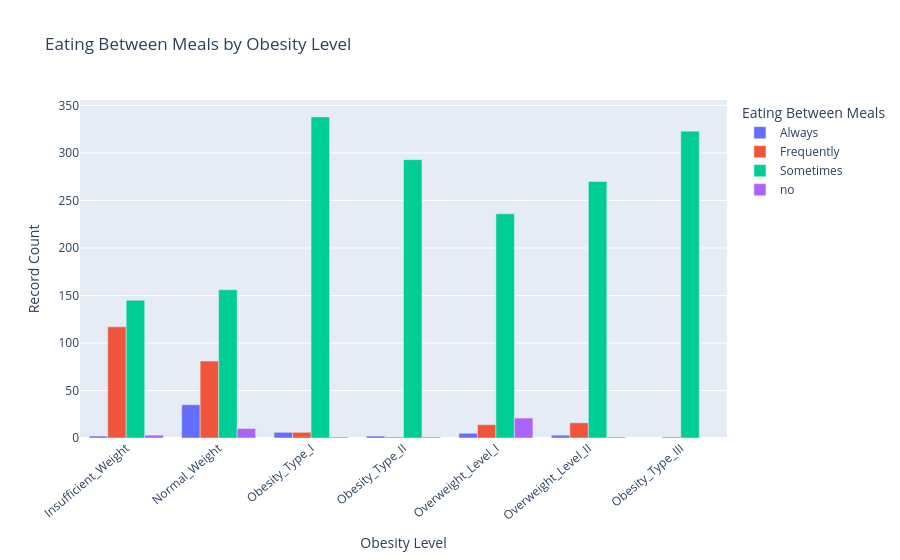

The code cell stored with this chart in its notebook:
### Markdown cell above
<h4>Visualization 15 — Eating Between Meals by Obesity Level </h4>

<p><strong>Visualization Type:</strong>Interactive Grouped Bar Chart — Plotly </p>

<p><strong>Purpose:</strong> To compare eating-between-meals responses (CAEC) across obesity categories. </p>

<p><strong>Insight:</strong>Identify the most frequent CAEC response in each obesity category and compare the response patterns across categories. </p>

### Code cell
# Visualization 15: Eating Between Meals by Obesity Level

caec_counts = (
    df.groupby(
        ["nobeyesdad", "caec"],
        observed=True
    )
    .size()
    .reset_index(name="count")
)

fig = px.bar(
    caec_counts,
    x="nobeyesdad",
    y="count",
    color="caec",
    barmode="group",
    title="Eating Between Meals by Obesity Level",
    labels={
        "nobeyesdad": "Obesity Level",
        "count": "Record Count",
        "caec": "Eating Between Meals"
    }
)

fig.update_layout(xaxis_tickangle=-40)
fig.show()

### Figure 1 — Plotly figure (JSON) as saved in the notebook; plotly's stock layout.template omitted (floating-point values rounded to 4 significant figures)
{"data": [{"alignmentgroup": "True", "hovertemplate": "Eating Between Meals=Always<br>Obesity Level=%{x}<br>Record Count=%{y}<extra></extra>", "legendgroup": "Always", "marker": {"color": "#636efa", "pattern": {"shape": ""}}, "name": "Always", "offsetgroup": "Always", "orientation": "v", "showlegend": true, "textposition": "auto", "type": "bar", "x": ["Insufficient_Weight", "Normal_Weight", "Obesity_Type_I", "Obesity_Type_II", "Overweight_Level_I", "Overweight_Level_II"], "xaxis": "x", "y": [2, 35, 6, 2, 5, 3], "yaxis": "y"}, {"alignmentgroup": "True", "hovertemplate": "Eating Between Meals=Frequently<br>Obesity Level=%{x}<br>Record Count=%{y}<extra></extra>", "legendgroup": "Frequently", "marker": {"color": "#EF553B", "pattern": {"shape": ""}}, "name": "Frequently", "offsetgroup": "Frequently", "orientation": "v", "showlegend": true, "textposition": "auto", "type": "bar", "x": ["Insufficient_Weight", "Normal_Weight", "Obesity_Type_I", "Obesity_Type_II", "Obesity_Type_III", "Overweight_Level_I", "Overweight_Level_II"], "xaxis": "x", "y": [117, 81, 6, 1, 1, 14, 16], "yaxis": "y"}, {"alignmentgroup": "True", "hovertemplate": "Eating Between Meals=Sometimes<br>Obesity Level=%{x}<br>Record Count=%{y}<extra></extra>", "legendgroup": "Sometimes", "marker": {"color": "#00cc96", "pattern": {"shape": ""}}, "name": "Sometimes", "offsetgroup": "Sometimes", "orientation": "v", "showlegend": true, "textposition": "auto", "type": "bar", "x": ["Insufficient_Weight", "Normal_Weight", "Obesity_Type_I", "Obesity_Type_II", "Obesity_Type_III", "Overweight_Level_I", "Overweight_Level_II"], "xaxis": "x", "y": [145, 156, 338, 293, 323, 236, 270], "yaxis": "y"}, {"alignmentgroup": "True", "hovertemplate": "Eating Between Meals=no<br>Obesity Level=%{x}<br>Record Count=%{y}<extra></extra>", "legendgroup": "no", "marker": {"color": "#ab63fa", "pattern": {"shape": ""}}, "name": "no", "offsetgroup": "no", "orientation": "v", "showlegend": true, "textposition": "auto", "type": "bar", "x": ["Insufficient_Weight", "Normal_Weight", "Obesity_Type_I", "Obesity_Type_II", "Overweight_Level_I", "Overweight_Level_II"], "xaxis": "x", "y": [3, 10, 1, 1, 21, 1], "yaxis": "y"}], "layout": {"barmode": "group", "legend": {"title": {"text": "Eating Between Meals"}, "tracegroupgap": 0}, "title": {"text": "Eating Between Meals by Obesity Level"}, "xaxis": {"anchor": "y", "domain": [0, 1], "tickangle": -40, "title": {"text": "Obesity Level"}}, "yaxis": {"anchor": "x", "domain": [0, 1], "title": {"text": "Record Count"}}}}
